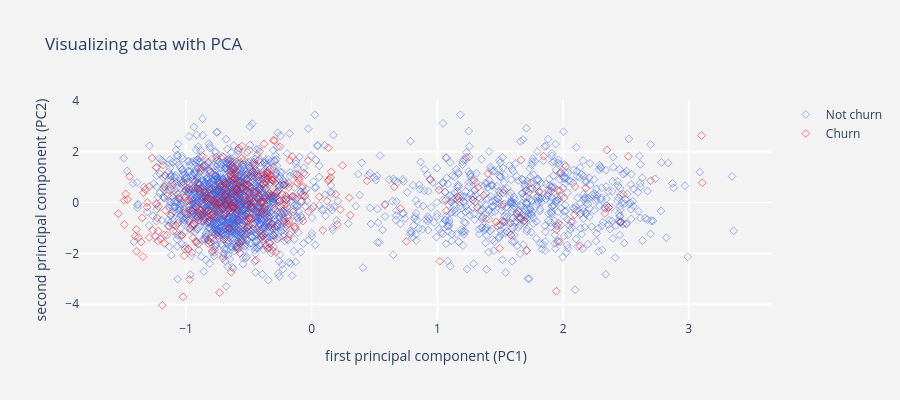

Write notebook code for a chart like this one.
### Code cell
from sklearn.decomposition import PCA

pca = PCA(n_components = 2)

X = telcom[[i for i in telcom.columns if i not in target_col]]
Y = telcom[target_col]

principal_components = pca.fit_transform(X)
pca_data = pd.DataFrame(principal_components, columns = ["PC1", "PC2"])
pca_data = pca_data.merge(Y, left_index=True, right_index=True, how="left")
pca_data["Churn"] = pca_data["Churn"].replace({1: "Churn", 0: "Not churn"})

layout = go.Layout(dict(title = "Visualizing data with PCA",
                        plot_bgcolor = "rgb(243,243,243)",
                        paper_bgcolor = "rgb(243,243,243)",
                        xaxis = dict(gridcolor = 'rgb(255, 255, 255)',
                                     title = "first principal component (PC1)",
                                     zerolinewidth=1, ticklen=5, gridwidth=2),
                        yaxis = dict(gridcolor = 'rgb(255, 255, 255)',
                                     title = "second principal component (PC2)",
                                     zerolinewidth=1, ticklen=5, gridwidth=2),
                        height = 400
                       )
                  )
trace1 = pca_scatter(pca_data, 'Churn', 'Churn', 'red')
trace2 = pca_scatter(pca_data, 'Churn', 'Not churn', 'royalblue')
data = [trace2, trace1]
fig = go.Figure(data=data, layout=layout)
py.iplot(fig)

### Figure 1 — Plotly figure (JSON) as saved in the notebook; plotly's stock layout.template omitted (floating-point values rounded to 4 significant figures; data arrays with more than 128 entries replaced by an {"elided": "..."} marker saying what was removed)
{"data": [{"marker": {"color": "royalblue", "line": {"width": 0.5}, "symbol": "diamond-open"}, "mode": "markers", "name": "Not churn", "type": "scatter", "x": {"elided": "2215 float values"}, "y": {"elided": "2215 float values"}}, {"marker": {"color": "red", "line": {"width": 0.5}, "symbol": "diamond-open"}, "mode": "markers", "name": "Churn", "type": "scatter", "x": {"elided": "374 float values"}, "y": {"elided": "374 float values"}}], "layout": {"height": 400, "paper_bgcolor": "rgb(243,243,243)", "plot_bgcolor": "rgb(243,243,243)", "title": {"text": "Visualizing data with PCA"}, "xaxis": {"gridcolor": "rgb(255, 255, 255)", "gridwidth": 2, "ticklen": 5, "title": {"text": "first principal component (PC1)"}, "zerolinewidth": 1}, "yaxis": {"gridcolor": "rgb(255, 255, 255)", "gridwidth": 2, "ticklen": 5, "title": {"text": "second principal component (PC2)"}, "zerolinewidth": 1}}}
